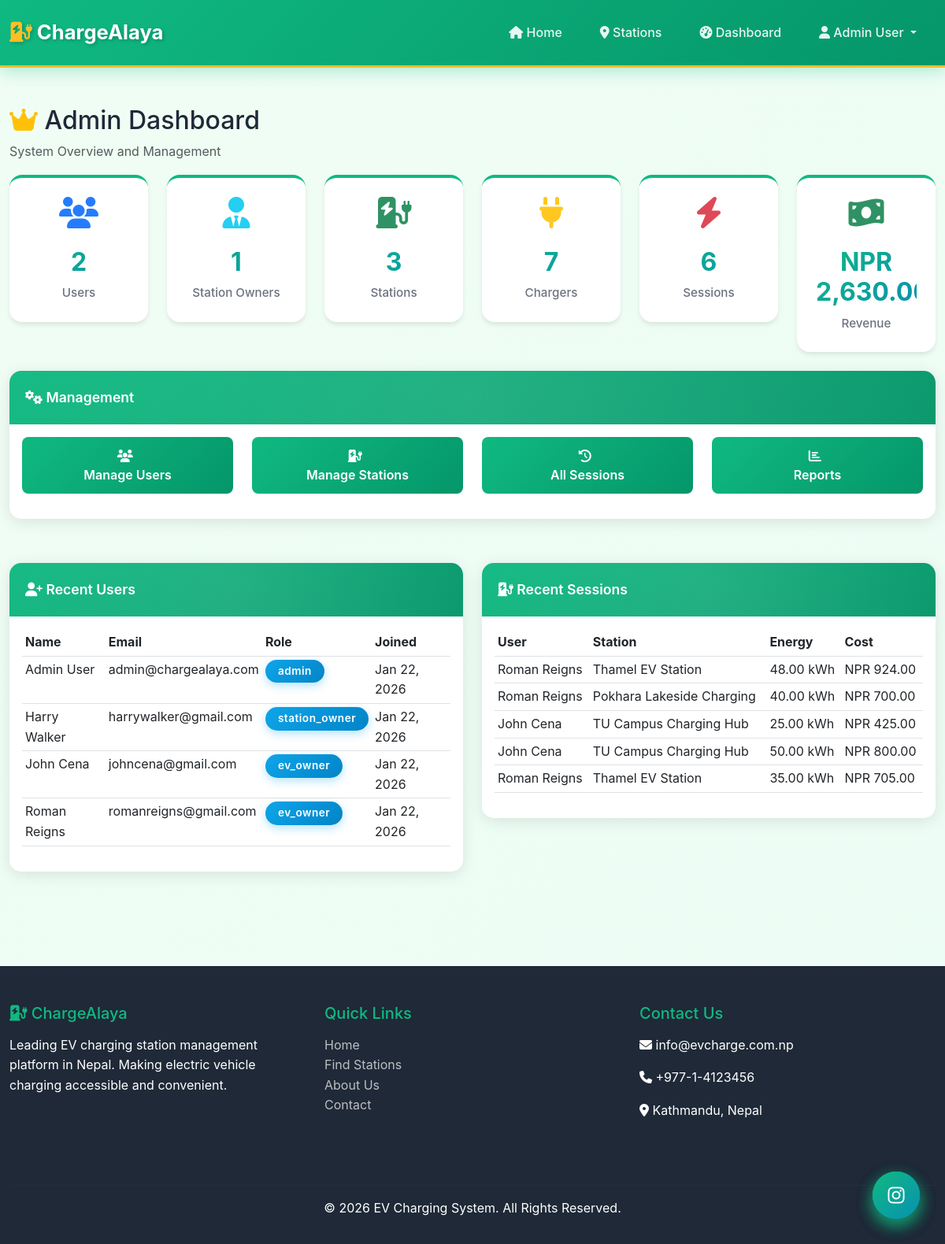
Page /admin/dashboard.php (signed in) on the committed database.
### tables this page shows
CREATE TABLE `users` (
  `user_id` int(11) NOT NULL,
  `first_name` varchar(100) NOT NULL,
  `last_name` varchar(100) NOT NULL,
  `email` varchar(255) NOT NULL,
  `password_hash` varchar(255) NOT NULL,
  `phone` varchar(10) NOT NULL,
  `role` enum('admin','station_owner','ev_owner') NOT NULL DEFAULT 'ev_owner',
  `status` enum('active','blocked') DEFAULT 'active',
  `created_at` timestamp NOT NULL DEFAULT current_timestamp()
);

CREATE TABLE `charging_sessions` (
  `session_id` int(11) NOT NULL,
  `user_id` int(11) NOT NULL,
  `vehicle_id` int(11) NOT NULL,
  `charger_id` int(11) NOT NULL,
  `start_time` datetime NOT NULL,
  `end_time` datetime DEFAULT NULL,
  `energy_used_kwh` decimal(10,2) DEFAULT NULL,
  `cost` decimal(10,2) DEFAULT NULL,
  `session_status` char(10) NOT NULL DEFAULT 'completed'
);

CREATE TABLE `charging_stations` (
  `station_id` int(11) NOT NULL,
  `station_name` varchar(200) NOT NULL,
  `user_id` int(11) NOT NULL,
  `address` text NOT NULL,
  `city` varchar(100) DEFAULT NULL,
  `province` varchar(100) DEFAULT NULL,
  `latitude` decimal(10,8) DEFAULT NULL,
  `longitude` decimal(11,8) DEFAULT NULL,
  `operating_hours` varchar(100) DEFAULT NULL,
  `status` enum('online','offline','under_maintenance') DEFAULT 'online'
);

### partials/functions.php (called while the page is built, shortened)
<?php
function formatCurrency($amount) {
    return 'NPR ' . number_format($amount, 2);
}
function formatDate($date) {
    return date('M d, Y', strtotime($date));
}
?>

### admin/dashboard.php (the view, shortened to what this page needs)
<?php
include '../partials/header.php';
$db = new Database();
$conn = $db->connect();
$total_users = $conn->query("SELECT COUNT(*) as count FROM users WHERE role = 'ev_owner'")->fetch_assoc()['count'];
$total_owners = $conn->query("SELECT COUNT(*) as count FROM users WHERE role = 'station_owner'")->fetch_assoc()['count'];
$total_stations = $conn->query("SELECT COUNT(*) as count FROM charging_stations")->fetch_assoc()['count'];
$total_chargers = $conn->query("SELECT COUNT(*) as count FROM chargers")->fetch_assoc()['count'];
$total_sessions = $conn->query("SELECT COUNT(*) as count FROM charging_sessions")->fetch_assoc()['count'];
$total_revenue_result = $conn->query("SELECT SUM(amount) as total FROM payments WHERE payment_status = 'paid'")->fetch_assoc();
$total_revenue = $total_revenue_result['total'] ?? 0;
$recent_users = $conn->query("SELECT * FROM users ORDER BY created_at DESC LIMIT 5");
$recent_sessions = $conn->query("SELECT cs.*, u.first_name, u.last_name, cst.station_name
                                FROM charging_sessions cs
                                JOIN users u ON cs.user_id = u.user_id
                                JOIN chargers c ON cs.charger_id = c.charger_id
                                JOIN charging_stations cst ON c.station_id = cst.station_id
                                ORDER BY cs.start_time DESC LIMIT 5");
?>
<div class="container my-5">
    <h2><i class="fas fa-crown text-warning"></i> Admin Dashboard</h2>
    <p class="text-muted">System Overview and Management</p>
    <div class="row mb-4">
        <div class="col-md-2">
            <div class="stat-card">
                <i class="fas fa-users text-primary"></i>
                <h3><?php echo $total_users; ?></h3>
                <p>Users</p>
            </div>
        </div>
        <div class="col-md-2">
            <div class="stat-card">
                <i class="fas fa-user-tie text-info"></i>
                <h3><?php echo $total_owners; ?></h3>
                <p>Station Owners</p>
            </div>
        </div>
        <div class="col-md-2">
            <div class="stat-card">
                <i class="fas fa-charging-station text-success"></i>
                <h3><?php echo $total_stations; ?></h3>
                <p>Stations</p>
            </div>
        </div>
        <div class="col-md-2">
            <div class="stat-card">
                <i class="fas fa-plug text-warning"></i>
                <h3><?php echo $total_chargers; ?></h3>
                <p>Chargers</p>
            </div>
        </div>
        <div class="col-md-2">
            <div class="stat-card">
                <i class="fas fa-bolt text-danger"></i>
                <h3><?php echo $total_sessions; ?></h3>
                <p>Sessions</p>
            </div>
        </div>
        <div class="col-md-2">
            <div class="stat-card">
                <i class="fas fa-money-bill-wave text-success"></i>
                <h3><?php echo formatCurrency($total_revenue); ?></h3>
                <p>Revenue</p>
            </div>
        </div>
    </div>
    <div class="row mb-4">
        <div class="col-md-12">
            <div class="card">
                <div class="card-header">
                    <i class="fas fa-cogs"></i> Management
                </div>
                <div class="card-body">
                    <div class="row">
                        <div class="col-md-3 mb-3">
                            <a href="users.php" class="btn btn-custom w-100">
                                <i class="fas fa-users"></i><br>Manage Users
                            </a>
                        </div>
                        <div class="col-md-3 mb-3">
                            <a href="stations.php" class="btn btn-custom w-100">
                                <i class="fas fa-charging-station"></i><br>Manage Stations
                            </a>
                        </div>
                        <div class="col-md-3 mb-3">
                            <a href="sessions.php" class="btn btn-custom w-100">
                                <i class="fas fa-history"></i><br>All Sessions
                            </a>
                        </div>
                        <div class="col-md-3 mb-3">
                            <a href="reports.php" class="btn btn-custom w-100">
                                <i class="fas fa-chart-bar"></i><br>Reports
                            </a>
                        </div>
                    </div>
                </div>
            </div>
        </div>
    </div>
    <div class="row">
        <div class="col-md-6 mb-4">
            <div class="card">
                <div class="card-header">
                    <i class="fas fa-user-plus"></i> Recent Users
                </div>
                <div class="card-body">
                    <table class="table table-sm">
                        <thead>
                            <tr>
                                <th>Name</th>
                                <th>Email</th>
                                <th>Role</th>
                                <th>Joined</th>
                            </tr>
                        </thead>
                        <tbody>
                            <?php while ($user = $recent_users->fetch_assoc()): ?>
                                <tr>
                                    <td><?php echo htmlspecialchars($user['first_name'] . ' ' . $user['last_name']); ?></td>
                                    <td><?php echo htmlspecialchars($user['email']); ?></td>
                                    <td><span class="badge bg-info"><?php echo $user['role']; ?></span></td>
                                    <td><?php echo formatDate($user['created_at']); ?></td>
                                </tr>
                            <?php endwhile; ?>
                        </tbody>
                    </table>
                </div>
            </div>
        </div>
        <div class="col-md-6 mb-4">
            <div class="card">
                <div class="card-header">
                    <i class="fas fa-charging-station"></i> Recent Sessions
                </div>
                <div class="card-body">
                    <table class="table table-sm">
                        <thead>
                            <tr>
                                <th>User</th>
                                <th>Station</th>
                                <th>Energy</th>
                                <th>Cost</th>
                            </tr>
                        </thead>
                        <tbody>
                            <?php while ($session = $recent_sessions->fetch_assoc()): ?>
                                <tr>
                                    <td><?php echo htmlspecialchars($session['first_name'] . ' ' . $session['last_name']); ?></td>
                                    <td><?php echo htmlspecialchars($session['station_name']); ?></td>
                                    <td><?php echo number_format($session['energy_used_kwh'], 2); ?> kWh</td>
                                    <td><?php echo formatCurrency($session['cost']); ?></td>
                                </tr>
                            <?php endwhile; ?>
                        </tbody>
                    </table>
                </div>
            </div>
        </div>
    </div>
</div>
<?php
include '../partials/footer.php';
?>

### assets/css/view_receipt.css (style rules this page uses)
@media screen { .card { box-shadow: 0 4px 20px rgba(0,0,0,0.1); } }

### rows in the picture
users: first_name+last_name "Admin User", email "admin@chargealaya.com", role "admin", created_at "Jan 22, 2026"
users: first_name+last_name "Harry Walker", email "harrywalker@gmail.com", role "station_owner", created_at "Jan 22, 2026"
users: first_name+last_name "John Cena", email "johncena@gmail.com", role "ev_owner", created_at "Jan 22, 2026"
users: first_name+last_name "Roman Reigns", email "romanreigns@gmail.com", role "ev_owner", created_at "Jan 22, 2026"
charging_sessions: user.last_name "Roman Reigns", charging_stations.station_name "Thamel EV Station", energy_used_kwh "48.00", cost "NPR 924.00"
charging_sessions: user.last_name "Roman Reigns", charging_stations.station_name "Pokhara Lakeside Charging", energy_used_kwh "40.00", cost "NPR 700.00"
charging_sessions: user.last_name "John Cena", charging_stations.station_name "TU Campus Charging Hub", energy_used_kwh "25.00", cost "NPR 425.00"
charging_sessions: user.last_name "John Cena", charging_stations.station_name "TU Campus Charging Hub", energy_used_kwh "50.00", cost "NPR 800.00"
charging_sessions: user.last_name "Roman Reigns", charging_stations.station_name "Thamel EV Station", energy_used_kwh "35.00", cost "NPR 705.00"

### other values in the picture
$_SESSION['name'] "Admin User"
$total_users "2"
$total_owners "1"
$total_stations "3"
$total_chargers "7"
$total_sessions "6"
formatCurrency($total_revenue) "NPR 2,630.00"
